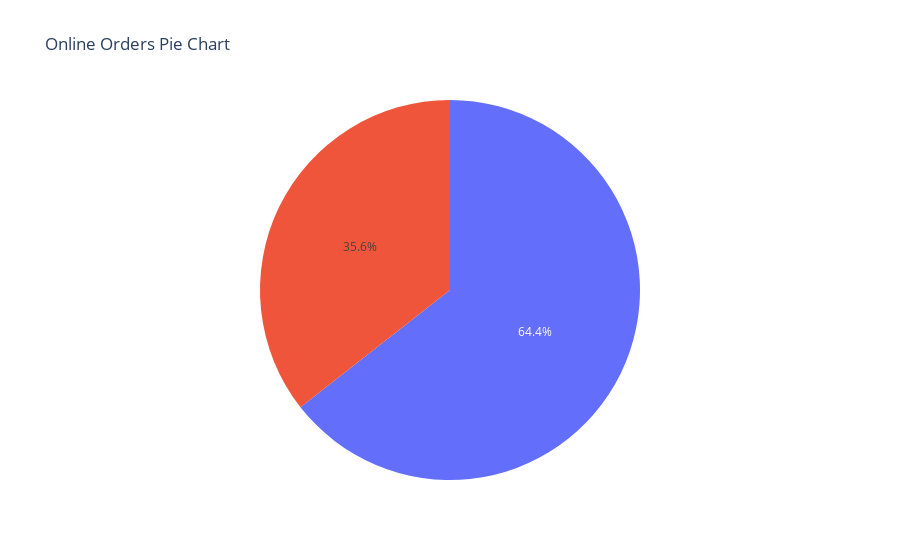

Notebook source saved alongside this figure:
### Code cell
px.pie(df,values = online_orders, labels = labels,title="Online Orders Pie Chart")

### Figure 1 — Plotly figure (JSON) as saved in the notebook; plotly's stock layout.template omitted (floating-point values rounded to 4 significant figures)
{"data": [{"domain": {"x": [0, 1], "y": [0, 1]}, "hovertemplate": "value=%{value}<extra></extra>", "legendgroup": "", "name": "", "showlegend": false, "type": "pie", "values": [28308, 15634]}], "layout": {"legend": {"tracegroupgap": 0}, "title": {"text": "Online Orders Pie Chart"}}}
